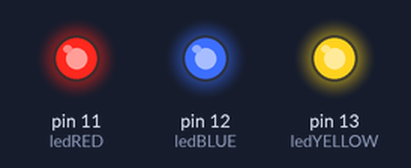
The sketch below on a simulated Arduino Uno, built with avr-gcc and run on an emulated ATmega328P. Parts: output pins drawn as LEDs (lit = HIGH).

Above: at 0.5 s.
At 3.5 s:
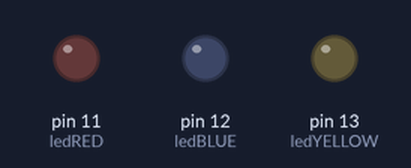
Timing chart, 0 to 4.6 s (numbered marks = the images above):
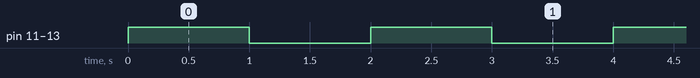

The sketch:

longLED.ino
```cpp
int ledRED = 11;
int ledBLUE = 12;
int ledYELLOW = 13;

void setup() {
  // put your setup code here, to run once:

  pinMode(ledRED,OUTPUT);
  pinMode(ledBLUE, OUTPUT);
  pinMode(ledYELLOW, OUTPUT);

}

void loop() {
  // put your main code here, to run repeatedly:
  digitalWrite(ledRED,HIGH);
  digitalWrite(ledBLUE, HIGH);
  digitalWrite(ledYELLOW, HIGH);
  delay(1000);
  digitalWrite(ledRED,LOW);
  digitalWrite(ledBLUE, LOW);
  digitalWrite(ledYELLOW, LOW);
  delay(1000);
}
```

Measured:
- by itself, pin 11 (ledRED), pin 12 (ledBLUE), pin 13 (ledYELLOW): alternates HIGH for 1.0 s and LOW for 1.0 s
